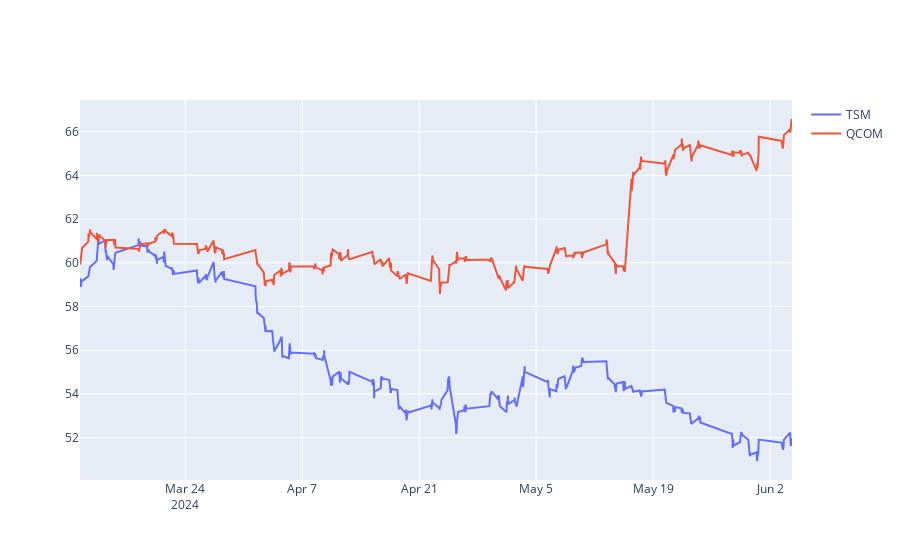

The code cell stored with this chart in its notebook:
### Code cell
# plot both tickers on go figure

fig = go.Figure()
fig.add_trace(go.Scatter(x=tsm_data.index, y=tsm_data['Close'], name='TSM'))
fig.add_trace(go.Scatter(x=qcom_data.index, y=qcom_data['Close'], name='QCOM'))

fig.show()

### Figure 1 — Plotly figure (JSON) as saved in the notebook; plotly's stock layout.template omitted (floating-point values rounded to 4 significant figures; data arrays with more than 128 entries replaced by an {"elided": "..."} marker saying what was removed)
{"data": [{"name": "TSM", "type": "scatter", "x": {"elided": "779 str values"}, "y": {"elided": "779 float values"}}, {"name": "QCOM", "type": "scatter", "x": {"elided": "778 str values"}, "y": {"elided": "778 float values"}}], "layout": {}}
